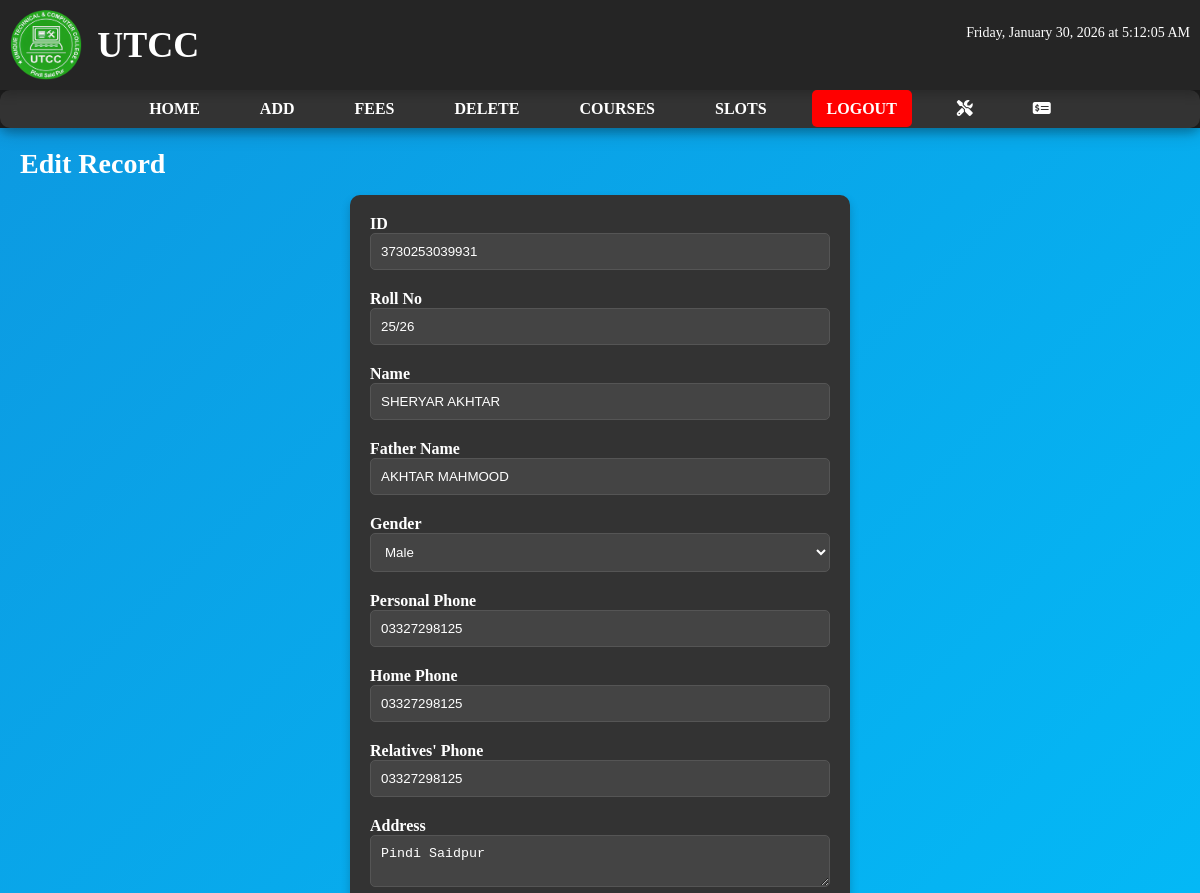
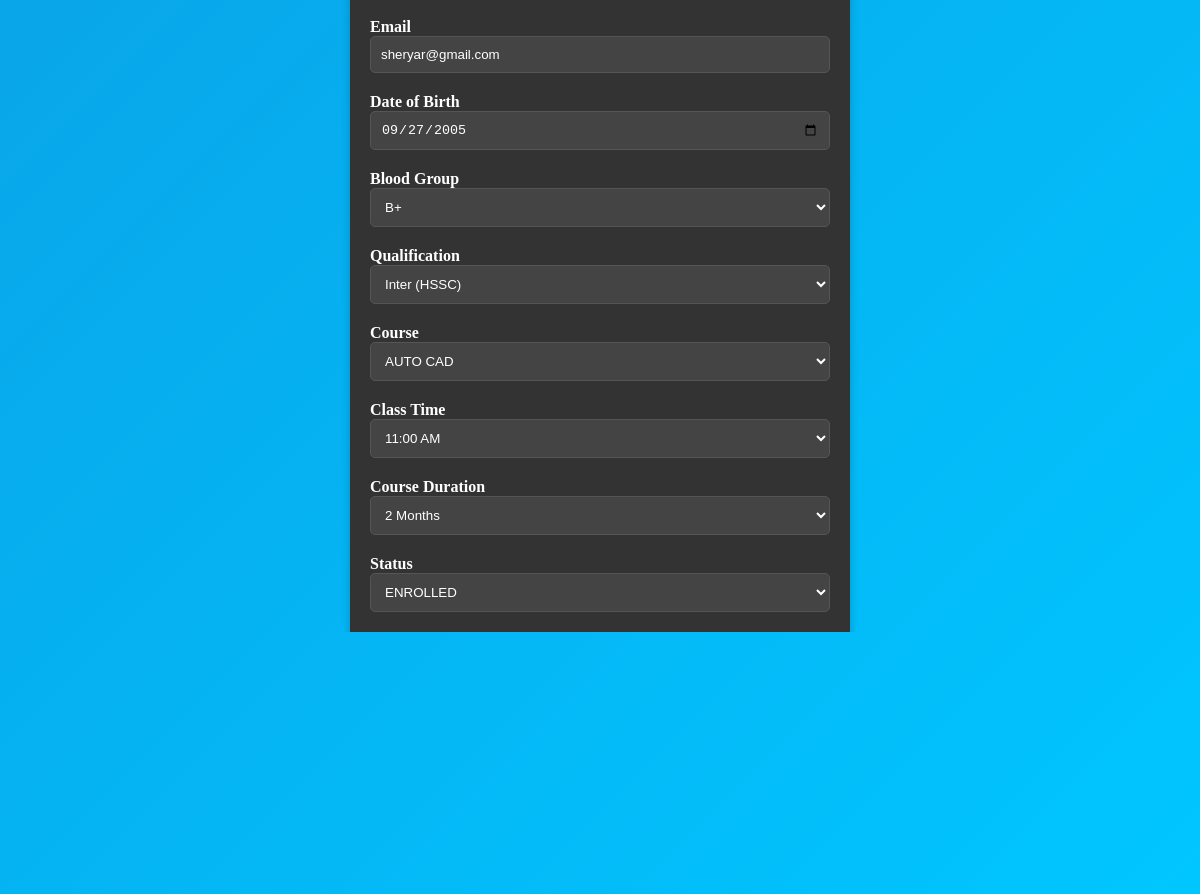
Page /edit.php?id=25/26 (signed in) on the committed database (2 pictures, top to bottom).
### tables this page shows
CREATE TABLE `student_info` (
  `roll_no` varchar(10) NOT NULL,
  `name` varchar(100) NOT NULL,
  `father_name` varchar(100) NOT NULL,
  `id` varchar(20) DEFAULT NULL,
  `gender` enum('Male','Female','Other') DEFAULT NULL,
  `phone_personal` varchar(15) DEFAULT NULL,
  `phone_home` varchar(15) DEFAULT NULL,
  `phone_relatives` varchar(15) DEFAULT NULL,
  `address` text DEFAULT NULL,
  `email` varchar(100) DEFAULT NULL,
  `date_of_birth` date DEFAULT NULL,
  `pic` varchar(400) DEFAULT NULL,
  `fingerprint` blob DEFAULT NULL,
  `submitted_fees` decimal(10,2) DEFAULT NULL,
  `discounted_fees` decimal(10,2) DEFAULT NULL,
  `admission_date` timestamp NOT NULL DEFAULT current_timestamp(),
  `blood_group_id` int(11) DEFAULT NULL,
  `qualification_id` int(11) DEFAULT NULL,
  `course_id` int(11) DEFAULT NULL,
  `class_time_id` int(11) DEFAULT NULL,
  `course_duration_id` int(11) DEFAULT NULL,
  `status_id` int(11) NOT NULL,
  `RemainingFees` decimal(10,2) DEFAULT 0.00,
  PRIMARY KEY (`roll_no`),
  UNIQUE KEY `id` (`id`),
  KEY `fk_blood_group` (`blood_group_id`),
  KEY `fk_qualification` (`qualification_id`),
  KEY `fk_course` (`course_id`),
  KEY `fk_class_time` (`class_time_id`),
  KEY `fk_course_duration` (`course_duration_id`),
  KEY `fk_status` (`status_id`),
  CONSTRAINT `fk_blood_group` FOREIGN KEY (`blood_group_id`) REFERENCES `blood_groups` (`id`),
  CONSTRAINT `fk_class_time` FOREIGN KEY (`class_time_id`) REFERENCES `class_times` (`id`),
  CONSTRAINT `fk_course` FOREIGN KEY (`course_id`) REFERENCES `courses` (`id`),
  CONSTRAINT `fk_course_duration` FOREIGN KEY (`course_duration_id`) REFERENCES `course_durations` (`id`),
  CONSTRAINT `fk_qualification` FOREIGN KEY (`qualification_id`) REFERENCES `qualifications` (`id`),
  CONSTRAINT `fk_status` FOREIGN KEY (`status_id`) REFERENCES `status` (`status_id`)
);

### edit.php (the view, shortened to what this page needs)
<?php
include 'header.php';
?>
<div id="main-content">
    <h2>Edit Record</h2>
    <?php
        include 'db_connection.php';
    $stu_roll_no = $_GET['id'];
        $sql = "SELECT student_info.*, courses.name AS CourseName, class_times.time_slot AS ClassTime,
                       blood_groups.type AS BloodGroup, qualifications.name AS Qualification,
                       course_durations.duration_length AS CourseDuration, status.status_name AS Status
                FROM student_info
                LEFT JOIN courses ON student_info.course_id = courses.id
                LEFT JOIN class_times ON student_info.class_time_id = class_times.id
                LEFT JOIN blood_groups ON student_info.blood_group_id = blood_groups.id
                LEFT JOIN qualifications ON student_info.qualification_id = qualifications.id
                LEFT JOIN course_durations ON student_info.course_duration_id = course_durations.id
                LEFT JOIN status ON student_info.status_id = status.status_id
                WHERE roll_no = '$stu_roll_no'";
        $result = mysqli_query($conn, $sql) or die("Query Unsuccessful.");
        if (mysqli_num_rows($result) > 0) {
            while ($row = mysqli_fetch_assoc($result)) {
                ?>
                <form class="post-form" action="updatedata.php" method="post" enctype="multipart/form-data">
                    <div class="form-group">
                        <label for="id">ID</label>
                        <input type="text" name="id" value="<?php echo $row['id']; ?>" readonly/>
                    </div>
                    <div class="form-group">
                        <label for="roll_no">Roll No</label>
                        <input type="text" name="roll_no" value="<?php echo $row['roll_no']; ?>" readonly/>
                    </div>
                    <div class="form-group">
                        <label for="name">Name</label>
                        <input type="text" name="name" value="<?php echo $row['name']; ?>" />
                    </div>
                    <div class="form-group">
                        <label for="father_name">Father Name</label>
                        <input type="text" name="father_name" value="<?php echo $row['father_name']; ?>" />
                    </div>
                    <div class="form-group">
                        <label for="gender">Gender</label>
                        <select name="gender">
                            <option value="Male" <?php echo ($row['gender'] == 'Male') ? "selected" : ""; ?>>Male</option>
                        </select>
                    </div>
                    <div class="form-group">
                        <label for="phone_personal">Personal Phone</label>
                        <input type="text" name="phone_personal" value="<?php echo $row['phone_personal']; ?>" />
                    </div>
                    <div class="form-group">
                        <label for="phone_home">Home Phone</label>
                        <input type="text" name="phone_home" value="<?php echo $row['phone_home']; ?>" />
                    </div>
                    <div class="form-group">
                        <label for="phone_relatives">Relatives' Phone</label>
                        <input type="text" name="phone_relatives" value="<?php echo $row['phone_relatives']; ?>" />
                    </div>
                    <div class="form-group">
                        <label for="address">Address</label>
                        <textarea name="address"><?php echo $row['address']; ?></textarea>
                    </div>
                    <div class="form-group">
                        <label for="email">Email</label>
                        <input type="email" name="email" value="<?php echo $row['email']; ?>" />
                    </div>
                    <div class="form-group">
                        <label for="date_of_birth">Date of Birth</label>
                        <input type="date" name="date_of_birth" value="<?php echo $row['date_of_birth']; ?>" />
                    </div>
                    <div class="form-group">
                        <label for="blood_group_id">Blood Group</label>
                        <?php
                        $sql_bg = "SELECT * FROM blood_groups";
                        $result_bg = mysqli_query($conn, $sql_bg) or die("Query Unsuccessful.");
                        if (mysqli_num_rows($result_bg) > 0) {
                            echo "<select name='blood_group_id'>";
                            while ($row_bg = mysqli_fetch_assoc($result_bg)) {
                                $selected = ($row['blood_group_id'] == $row_bg['id']) ? "selected" : "";
                                echo "<option {$selected} value='{$row_bg['id']}'>{$row_bg['type']}</option>";
                            }
                            echo "</select>";
                        }
                        ?>
                    </div>
                    <div class="form-group">
                        <label for="qualification_id">Qualification</label>
                        <?php
                        $sql_qual = "SELECT * FROM qualifications";
                        $result_qual = mysqli_query($conn, $sql_qual) or die("Query Unsuccessful.");
                        if (mysqli_num_rows($result_qual) > 0) {
                            echo "<select name='qualification_id'>";
                            while ($row_qual = mysqli_fetch_assoc($result_qual)) {
                                $selected = ($row['qualification_id'] == $row_qual['id']) ? "selected" : "";
                                echo "<option {$selected} value='{$row_qual['id']}'>{$row_qual['name']}</option>";
                            }
                            echo "</select>";
                        }
                        ?>
                    </div>
                    <div class="form-group">
                        <label for="course_id">Course</label>
                        <?php
                        $sql_course = "SELECT * FROM courses";
                        $result_course = mysqli_query($conn, $sql_course) or die("Query Unsuccessful.");
                        if (mysqli_num_rows($result_course) > 0) {
                            echo "<select name='course_id'>";
                            while ($row_course = mysqli_fetch_assoc($result_course)) {
                                $selected = ($row['course_id'] == $row_course['id']) ? "selected" : "";
                                echo "<option {$selected} value='{$row_course['id']}'>{$row_course['name']}</option>";
                            }
                            echo "</select>";
                        }
                        ?>
                    </div>
                    <div class="form-group">
                        <label for="class_time_id">Class Time</label>
                        <?php
                        $sql_class_time = "SELECT * FROM class_times";
                        $result_class_time = mysqli_query($conn, $sql_class_time) or die("Query Unsuccessful.");
                        if (mysqli_num_rows($result_class_time) > 0) {
                            echo "<select name='class_time_id'>";
                            while ($row_class_time = mysqli_fetch_assoc($result_class_time)) {
                                $selected = ($row['class_time_id'] == $row_class_time['id']) ? "selected" : "";
                                echo "<option {$selected} value='{$row_class_time['id']}'>{$row_class_time['time_slot']}</option>";
                            }
                            echo "</select>";
                        }
                        ?>
                    </div>
                    <div class="form-group">
                        <label for="course_duration_id">Course Duration</label>
                        <?php
                        $sql_course_duration = "SELECT * FROM course_durations";
                        $result_course_duration = mysqli_query($conn, $sql_course_duration) or die("Query Unsuccessful.");
                        if (mysqli_num_rows($result_course_duration) > 0) {
                            echo "<select name='course_duration_id'>";
                            while ($row_course_duration = mysqli_fetch_assoc($result_course_duration)) {
                                $selected = ($row['course_duration_id'] == $row_course_duration['id']) ? "selected" : "";
                                echo "<option {$selected} value='{$row_course_duration['id']}'>{$row_course_duration['duration_length']}</option>";
                            }
                            echo "</select>";
                        }
                        ?>
                    </div>
                    <div class="form-group">
                        <label for="status_id">Status</label>
                        <?php
                        $sql_status = "SELECT * FROM status";
                        $result_status = mysqli_query($conn, $sql_status) or die("Query Unsuccessful.");
                        if (mysqli_num_rows($result_status) > 0) {
                            echo "<select name='status_id'>";
                            while ($row_status = mysqli_fetch_assoc($result_status)) {
                                $selected = ($row['status_id'] == $row_status['status_id']) ? "selected" : "";
                                echo "<option {$selected} value='{$row_status['status_id']}'>{$row_status['status_name']}</option>";
                            }
                            echo "</select>";
                        }
                        ?>
                    </div>
                    <div class="form-group">
                        <label for="picture">Picture</label>
                        <input type="file" name="picture" />
                        <?php if (!empty($row['pic'])): ?>
                            <img src="<?php echo $row['pic']; ?>" alt="Student Picture" class="td-img" width=100 height=100>
                        <?php endif; ?>
                    </div>
                    <input class="submit" type="submit" value="Update" />
                </form>
                <?php
            }
    }
    ?>
</div>
</body>
</html>

### style1.css (style rules this page uses)
* { margin: 0; padding: 0; box-sizing: border-box; }
body { background: linear-gradient(135deg, #0d98e0, #00c6ff); background-attachment: fixed; color: #fff; transition: background 0.5s; overflow-x: hidden; font-family: calibri; }
#main-content { padding: 20px; }
#main-content h2 { font-size: 28px; text-transform: capitalize; margin-bottom: 15px; }
#main-content .post-form { max-width: 500px; margin: 0 auto; padding: 20px; background-color: #333; border-radius: 10px; box-shadow: 0 5px 10px rgba(0, 0, 0, 0.2); transition: transform 0.2s ease; }
#main-content .post-form .form-group { margin-bottom: 20px; }
#main-content .post-form .form-group label { font-weight: 600; }
#main-content .post-form input, #main-content .post-form select, #main-content .post-form textarea { width: 100%; padding: 10px; border: 1px solid #555; border-radius: 5px; background-color: #444; color: #fff; transition: border-color 0.3s ease, color 0.3s ease; }

### rows in the picture
student_info: id "3730253039931", roll_no "25/26", name "SHERYAR AKHTAR", father_name "AKHTAR MAHMOOD", gender "Male", phone_personal "03327298125", phone_home "03327298125", phone_relatives "03327298125", address "Pindi Saidpur", email "sheryar@gmail.com", date_of_birth "09/27/2005", pic (picture)

### other values in the picture
form field blood_group_id "B+"
form field qualification_id "Inter (HSSC)"
form field course_id "AUTO CAD"
form field class_time_id "11:00 AM"
form field course_duration_id "2 Months"
form field status_id "ENROLLED"
